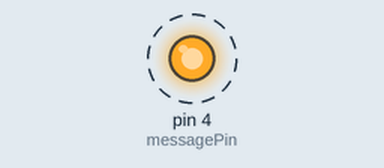
This sketch was run on a simulated Arduino Uno, built with avr-gcc and run on an emulated ATmega328P. Shown: output pins drawn as LEDs (lit = HIGH). Dashed ring = blinking.

Above: at 0.1 s.
Timing chart, 0 to 3.0 s (numbered marks = the images above):
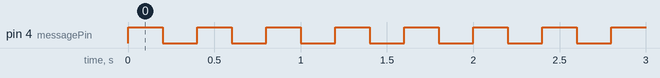

The sketch:

a_messageInABottle.ino
```cpp
// code for ATtiny
// fades an RGB LED through diferent colours

#define messagePin 4
#define line 1000
#define dot 200
#define space 1000

void setup(){
  pinMode(messagePin, OUTPUT);
}

void loop(){
  digitalWrite(messagePin, HIGH);
  delay(dot);
  digitalWrite(messagePin, LOW);
  delay(dot);
  digitalWrite(messagePin, HIGH);
  delay(dot);
  digitalWrite(messagePin, LOW);
  delay(dot);
  digitalWrite(messagePin, HIGH);
  delay(dot);
  digitalWrite(messagePin, LOW);
  delay(dot);
  digitalWrite(messagePin, HIGH);
  delay(dot);
  digitalWrite(messagePin, LOW);
  delay(dot);
}
```

Measured:
- by itself, pin 4 (messagePin): alternates HIGH for 0.20 s and LOW for 0.20 s
